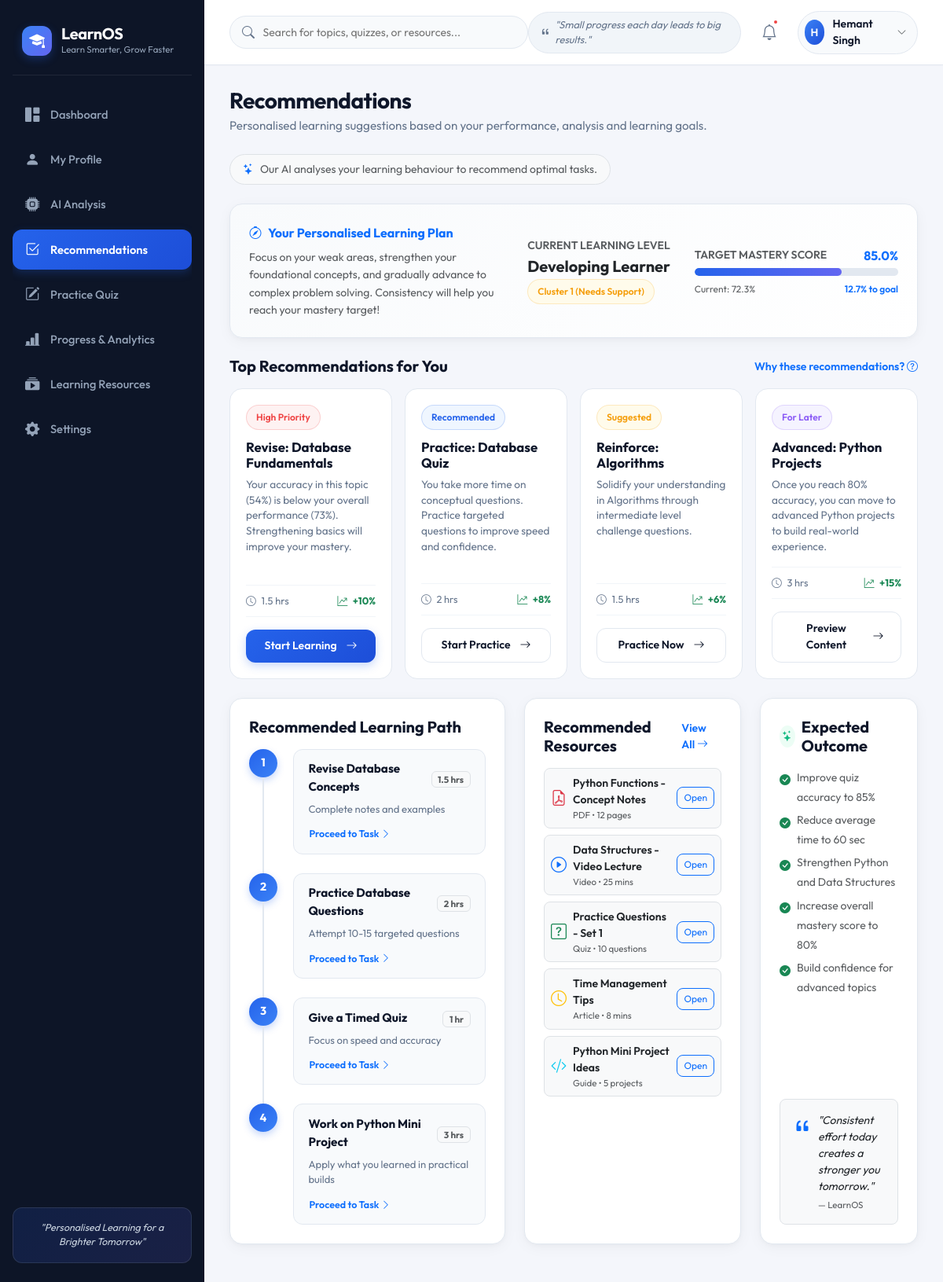
The page /recommendations (signed in) on the database its author committed.
### database/models.py (models this page shows, shortened)
class User(db.Model):
    __tablename__ = "users"
    id = db.Column(db.Integer, primary_key=True)
    name = db.Column(db.String(100), nullable=False)
    email = db.Column(db.String(120), unique=True, nullable=False, index=True)
    password_hash = db.Column(db.String(255), nullable=False)
    role = db.Column(db.String(20), default="student")
    created_at = db.Column(db.DateTime, default=utc_now)
    profile = db.relationship("StudentProfile", backref="user", uselist=False, cascade="all, delete-orphan")
    quiz_attempts = db.relationship("QuizAttempt", backref="user", lazy="dynamic", cascade="all, delete-orphan")
    goals = db.relationship("LearningGoal", backref="user", lazy="dynamic", cascade="all, delete-orphan")
    cluster_result = db.relationship("LearnerClusterResult", backref="user", uselist=False, cascade="all, delete-orphan")

class LearnerClusterResult(db.Model):
    __tablename__ = "learner_cluster_results"
    id = db.Column(db.Integer, primary_key=True)
    user_id = db.Column(db.Integer, db.ForeignKey("users.id"), nullable=False, unique=True)
    student_id_code = db.Column(db.String(20), nullable=False, index=True)
    cluster_id = db.Column(db.Integer, nullable=False)
    cluster_label = db.Column(db.String(100), nullable=False)
    confidence_score = db.Column(db.Float, default=85.0)  # percentage
    overall_learning_level = db.Column(db.String(100), default="Developing Learner")
    mastery_score = db.Column(db.Float, default=68.0)
    quiz_accuracy = db.Column(db.Float, default=74.0)
    avg_time_per_question = db.Column(db.Float, default=75.4)
    total_study_time = db.Column(db.Float, default=12.4)
    total_attempts = db.Column(db.Integer, default=8)
    previous_score = db.Column(db.Float, default=49.8)
    strengths_json = db.Column(db.Text, default="[]")
    weak_areas_json = db.Column(db.Text, default="[]")
    behaviour_json = db.Column(db.Text, default="{}")
    insights_json = db.Column(db.Text, default="[]")
    recommendations_json = db.Column(db.Text, default="[]")
    learning_path_json = db.Column(db.Text, default="[]")
    subject_scores_json = db.Column(db.Text, default="{}")
    updated_at = db.Column(db.DateTime, default=utc_now, onupdate=utc_now)

### routes/recommendations.py (the view, shortened to what this page needs)
@recommendations_bp.route("/recommendations")
@login_required
def index():
    user = get_current_user()
    if not user:
        return redirect(url_for("auth.login"))
    profile = user.profile
    cluster_res = user.cluster_result
    if cluster_res:
        learning_level = cluster_res.overall_learning_level
        cluster_label = cluster_res.cluster_label
        cluster_id = cluster_res.cluster_id
        mastery_score = round(cluster_res.mastery_score, 1)
        target_score = round(profile.target_mastery_score if profile else 80.0, 1)
        recommendations = json.loads(cluster_res.recommendations_json) if cluster_res.recommendations_json else []
        learning_path = json.loads(cluster_res.learning_path_json) if cluster_res.learning_path_json else []
    gap_to_target = max(0, round(target_score - mastery_score, 1))
    recommended_resources = [
        {
            "title": "Python Functions - Concept Notes",
            "type_label": "PDF • 12 pages",
            "type": "Notes",
            "icon": "bi-file-earmark-pdf text-danger",
            "action_url": "/resources?subject=Python"
        },
        {
            "title": "Data Structures - Video Lecture",
            "type_label": "Video • 25 mins",
            "type": "Video",
            "icon": "bi-play-circle text-primary",
            "action_url": "/resources?subject=Data Structures"
        },
        {
            "title": "Practice Questions - Set 1",
            "type_label": "Quiz • 10 questions",
            "type": "Quiz",
            "icon": "bi-question-square text-success",
            "action_url": "/practice-quiz?subject=Data Structures"
        },
        {
            "title": "Time Management Tips",
            "type_label": "Article • 8 mins",
            "type": "Article",
            "icon": "bi-clock text-warning",
            "action_url": "/resources"
        },
        {
            "title": "Python Mini Project Ideas",
            "type_label": "Guide • 5 projects",
            "type": "Project",
            "icon": "bi-code-slash text-info",
            "action_url": "/resources?subject=Python"
        }
    ]
    expected_outcomes = [
        "Improve quiz accuracy to 85%",
        "Reduce average time to 60 sec",
        "Strengthen Python and Data Structures",
        "Increase overall mastery score to 80%",
        "Build confidence for advanced topics"
    ]
    return render_template(
        "recommendations.html",
        user=user,
        profile=profile,
        learning_level=learning_level,
        cluster_label=cluster_label,
        cluster_id=cluster_id,
        mastery_score=mastery_score,
        target_score=target_score,
        gap_to_target=gap_to_target,
        recommendations=recommendations,
        learning_path=learning_path,
        recommended_resources=recommended_resources,
        expected_outcomes=expected_outcomes,
        current_date=datetime.now().strftime("%B %d, %Y")
    )

### templates/recommendations.html (shortened to what this page needs)
{% extends "base.html" %}
{% block content %}
<div class="d-flex justify-content-between align-items-center flex-wrap gap-2 mb-4">
  <div>
    <h1 class="welcome-title">Recommendations</h1>
    <p class="welcome-subtitle">Personalised learning suggestions based on your performance, analysis and learning goals.</p>
  </div>
  <div class="p-2 px-3 bg-light rounded-pill border small text-muted d-none d-lg-flex align-items-center gap-2">
    <i class="bi bi-stars text-primary"></i>
    <span>Our AI analyses your learning behaviour to recommend optimal tasks.</span>
  </div>
</div>
<div class="card-custom mb-4" style="background: linear-gradient(135deg, #f8fafc, #ffffff);">
  <div class="row align-items-center g-4">
    <div class="col-12 col-lg-5">
      <div class="d-flex align-items-center gap-2 mb-2 text-primary fw-bold">
        <i class="bi bi-compass"></i>
        <span>Your Personalised Learning Plan</span>
      </div>
      <p class="text-muted small mb-0" style="line-height: 1.6;">
        Focus on your weak areas, strengthen your foundational concepts, and gradually advance to complex problem solving. Consistency will help you reach your mastery target!
      </p>
    </div>
    <div class="col-6 col-lg-3 border-start-lg">
      <div class="text-muted small fw-semibold text-uppercase mb-1">Current Learning Level</div>
      <h5 class="fw-bold text-dark mb-1">{{ learning_level }}</h5>
      <span class="badge-custom badge-warning small">Cluster {{ cluster_id }} ({{ cluster_label }})</span>
    </div>
    <div class="col-6 col-lg-4 border-start-lg">
      <div class="d-flex justify-content-between align-items-center mb-1">
        <span class="text-muted small fw-semibold text-uppercase">Target Mastery Score</span>
        <span class="fw-bold text-primary">{{ target_score }}%</span>
      </div>
      <div class="progress mb-2" style="height: 10px; border-radius: 999px; background-color: #e2e8f0;">
        <div class="progress-bar" role="progressbar" style="width: {{ mastery_score }}%; background: linear-gradient(90deg, #2563eb, #6366f1); border-radius: 999px;" aria-valuenow="{{ mastery_score }}" aria-valuemin="0" aria-valuemax="100"></div>
      </div>
      <div class="d-flex justify-content-between small text-muted" style="font-size: 0.75rem;">
        <span>Current: {{ mastery_score }}%</span>
        <span class="text-primary fw-semibold">{{ gap_to_target }}% to goal</span>
      </div>
    </div>
  </div>
</div>
<div class="d-flex justify-content-between align-items-center mb-3">
  <h5 class="fw-bold mb-0">Top Recommendations for You</h5>
  <a href="#whyRecommendationsModal" data-bs-toggle="modal" class="text-primary small fw-semibold text-decoration-none">
    Why these recommendations? <i class="bi bi-question-circle"></i>
  </a>
</div>
<div class="row g-3 mb-4">
  {% for rec in recommendations %}
  <div class="col-12 col-md-6 col-xl-3">
    <div class="rec-card">
      <div>
        <div class="rec-card-header">
          <span class="badge-custom {{ rec.badge_class }}">{{ rec.priority }}</span>
        </div>
        <h6 class="rec-card-title">{{ rec.title }}</h6>
        <p class="rec-card-desc">{{ rec.description }}</p>
      </div>
      <div>
        <div class="rec-meta-row">
          <span><i class="bi bi-clock me-1"></i> {{ rec.estimated_time }}</span>
          <span class="text-success fw-bold"><i class="bi bi-graph-up-arrow me-1"></i> {{ rec.expected_improvement }}</span>
        </div>
        <a href="{{ rec.action_url }}" class="btn btn-sm {% if loop.first %}btn-primary-custom{% else %}btn-secondary-custom{% endif %} w-100 justify-content-center">
          {{ rec.action_text }} <i class="bi bi-arrow-right ms-1"></i>
        </a>
      </div>
    </div>
  </div>
  {% endfor %}
</div>
<div class="row g-4">
  <div class="col-12 col-lg-5">
    <div class="card-custom h-100">
      <h5 class="fw-bold mb-3">Recommended Learning Path</h5>
      <div class="d-flex flex-column">
        {% for step in learning_path %}
        <div class="learning-path-step">
          <div class="step-number">{{ step.step }}</div>
          <div class="step-body">
            <div class="d-flex justify-content-between align-items-center mb-1">
              <span class="step-title">{{ step.title }}</span>
              <span class="badge bg-light text-muted border small" style="font-size: 0.72rem;">{{ step.duration }}</span>
            </div>
            <div class="step-desc mb-2">{{ step.subtitle }}</div>
            <a href="{{ step.action_url }}" class="btn btn-sm text-primary p-0 text-decoration-none fw-semibold" style="font-size: 0.78rem;">
              Proceed to Task <i class="bi bi-chevron-right"></i>
            </a>
          </div>
        </div>
        {% endfor %}
      </div>
    </div>
  </div>
  <div class="col-12 col-lg-4">
    <div class="card-custom h-100">
      <div class="d-flex justify-content-between align-items-center mb-3">
        <h5 class="fw-bold mb-0">Recommended Resources</h5>
        <a href="{{ url_for('resources.index') }}" class="text-primary small fw-semibold text-decoration-none">
          View All <i class="bi bi-arrow-right"></i>
        </a>
      </div>
      <div class="d-flex flex-column gap-2">
        {% for res in recommended_resources %}
        <div class="p-2 border rounded-3 d-flex align-items-center justify-content-between gap-2 bg-light hover-shadow transition">
          <div class="d-flex align-items-center gap-2">
            <i class="bi {{ res.icon }} fs-5"></i>
            <div>
              <div class="fw-semibold text-dark small">{{ res.title }}</div>
              <div class="text-muted" style="font-size: 0.72rem;">{{ res.type_label }}</div>
            </div>
          </div>
          <a href="{{ res.action_url }}" class="btn btn-sm btn-outline-primary py-1 px-2" style="font-size: 0.75rem; border-radius: 8px;">
            Open
          </a>
        </div>
        {% endfor %}
      </div>
    </div>
  </div>
  <div class="col-12 col-lg-3">
    <div class="card-custom h-100 d-flex flex-column justify-content-between">
      <div>
        <div class="d-flex align-items-center gap-2 mb-3">
          <div class="avatar-circle" style="width: 28px; height: 28px; background: var(--success-light); color: var(--success); font-size: 0.85rem;">
            <i class="bi bi-stars"></i>
          </div>
          <h5 class="fw-bold mb-0">Expected Outcome</h5>
        </div>
        <ul class="list-unstyled small mb-4" style="line-height: 1.8;">
          {% for out in expected_outcomes %}
          <li class="d-flex align-items-start gap-2 text-muted mb-1">
            <i class="bi bi-check-circle-fill text-success mt-1"></i>
            <span>{{ out }}</span>
          </li>
          {% endfor %}
        </ul>
      </div>
      <div class="p-3 bg-light rounded-3 border">
        <div class="d-flex gap-2">
          <i class="bi bi-quote text-primary fs-4"></i>
          <div>
            <div class="fst-italic text-dark small mb-1">"Consistent effort today creates a stronger you tomorrow."</div>
            <div class="text-muted" style="font-size: 0.72rem;">— LearnOS</div>
          </div>
        </div>
      </div>
    </div>
  </div>
</div>
{% endblock %}

### templates/base.html (shortened to what this page needs)
<!DOCTYPE html>
<html lang="en">
<head>
  <link href="https://cdn.jsdelivr.net/npm/bootstrap@5.3.2/dist/css/bootstrap.min.css" rel="stylesheet">
  <link href="https://cdn.jsdelivr.net/npm/bootstrap-icons@1.11.3/font/bootstrap-icons.min.css" rel="stylesheet">
  <link rel="stylesheet" href="{{ url_for('static', filename='css/style.css') }}">
</head>
<body>
<div class="app-container">
  <aside class="app-sidebar" id="appSidebar">
    <a href="{{ url_for('dashboard.index') }}" class="sidebar-brand">
      <div class="brand-icon">
        <i class="bi bi-mortarboard-fill"></i>
      </div>
      <div>
        <div class="brand-title">LearnOS</div>
        <div class="brand-subtitle">Learn Smarter, Grow Faster</div>
      </div>
    </a>
    <nav class="sidebar-nav">
      <a href="{{ url_for('dashboard.index') }}" class="nav-link-item {% if request.endpoint == 'dashboard.index' %}active{% endif %}">
        <i class="bi bi-grid-1x2-fill"></i>
        <span>Dashboard</span>
      </a>
      <a href="{{ url_for('profile.index') }}" class="nav-link-item {% if request.endpoint == 'profile.index' %}active{% endif %}">
        <i class="bi bi-person-fill"></i>
        <span>My Profile</span>
      </a>
      <a href="{{ url_for('analysis.index') }}" class="nav-link-item {% if request.endpoint == 'analysis.index' %}active{% endif %}">
        <i class="bi bi-cpu-fill"></i>
        <span>AI Analysis</span>
      </a>
      <a href="{{ url_for('recommendations.index') }}" class="nav-link-item {% if request.endpoint == 'recommendations.index' %}active{% endif %}">
        <i class="bi bi-check2-square"></i>
        <span>Recommendations</span>
      </a>
      <a href="{{ url_for('quiz.index') }}" class="nav-link-item {% if 'quiz' in request.endpoint %}active{% endif %}">
        <i class="bi bi-pencil-square"></i>
        <span>Practice Quiz</span>
      </a>
      <a href="{{ url_for('progress.index') }}" class="nav-link-item {% if request.endpoint == 'progress.index' %}active{% endif %}">
        <i class="bi bi-bar-chart-line-fill"></i>
        <span>Progress & Analytics</span>
      </a>
      <a href="{{ url_for('resources.index') }}" class="nav-link-item {% if request.endpoint == 'resources.index' %}active{% endif %}">
        <i class="bi bi-collection-play-fill"></i>
        <span>Learning Resources</span>
      </a>
      <a href="{{ url_for('settings.index') }}" class="nav-link-item {% if request.endpoint == 'settings.index' %}active{% endif %}">
        <i class="bi bi-gear-fill"></i>
        <span>Settings</span>
      </a>
    </nav>
    <div class="sidebar-footer-card">
      <p>"Personalised Learning for a Brighter Tomorrow"</p>
    </div>
  </aside>
  <div class="app-main">
    <header class="app-topbar">
      <div class="d-flex align-items-center gap-3">
        <div class="search-input-wrapper">
          <i class="bi bi-search"></i>
          <input type="text" class="search-input" placeholder="Search for topics, quizzes, or resources..." id="globalSearchInput">
        </div>
      </div>
      <div class="topbar-right">
        <div class="quote-pill d-none d-lg-flex">
          <i class="bi bi-quote"></i>
          <span>"Small progress each day leads to big results."</span>
        </div>
        <button class="notif-btn" title="Notifications">
          <i class="bi bi-bell"></i>
          <span class="notif-dot"></span>
        </button>
        {% if current_user %}
        <div class="dropdown">
          <div class="user-profile-pill" data-bs-toggle="dropdown" aria-expanded="false">
            <div class="avatar-circle">
              {{ current_user.name[0] | upper }}
            </div>
            <span class="user-pill-name d-none d-sm-inline">{{ current_user.name }}</span>
            <i class="bi bi-chevron-down text-muted" style="font-size: 0.75rem;"></i>
          </div>
        </div>
        {% else %}
        <a href="{{ url_for('auth.login') }}" class="btn btn-sm btn-primary-custom">Login</a>
        {% endif %}
      </div>
    </header>
    <main class="page-body">
      {% block content %}{% endblock %}
    </main>
  </div>
</div>
</body>
</html>

### rows shown on the page
User: name "H", name "Hemant Singh"
LearnerClusterResult: overall_learning_level "Developing Learner", cluster_label "Needs Support"

### other values the page prints
{{ cluster_id }} "1"
{{ target_score }} "85.0"
{{ mastery_score }} "72.3"
{{ gap_to_target }} "12.7"
{{ rec.priority }} "High Priority" "Recommended" "Suggested" "For Later"
{{ rec.title }} "Revise: Database Fundamentals" "Practice: Database Quiz" "Reinforce: Algorithms" "Advanced: Python Projects"
{{ rec.description }} "Your accuracy in this topic (54%) is below your overall performance (73%). Strengthening basics will improve your mastery." "You take more time on conceptual questions. Practice targeted questions to improve speed and confidence." "Solidify your understanding in Algorithms through intermediate level challenge questions." "Once you reach 80% accuracy, you can move to advanced Python projects to build real-world experience."
{{ rec.estimated_time }} "1.5 hrs" "2 hrs" "1.5 hrs" "3 hrs"
{{ rec.expected_improvement }} "+10%" "+8%" "+6%" "+15%"
{{ rec.action_text }} "Start Learning" "Start Practice" "Practice Now" "Preview Content"
{{ step.step }} "1" "2" "3" "4"
{{ step.title }} "Revise Database Concepts" "Practice Database Questions" "Give a Timed Quiz" "Work on Python Mini Project"
{{ step.duration }} "1.5 hrs" "2 hrs" "1 hr" "3 hrs"
{{ step.subtitle }} "Complete notes and examples" "Attempt 10-15 targeted questions" "Focus on speed and accuracy" "Apply what you learned in practical builds"
{{ res.title }} "Python Functions - Concept Notes" "Data Structures - Video Lecture" "Practice Questions - Set 1" "Time Management Tips" "Python Mini Project Ideas"
